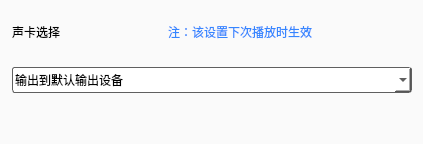
        <widget class="QWidget" name="voicepage">
         <property name="styleSheet">
          <string notr="true">background-color: rgb(250, 250, 250);</string>
         </property>
         <layout class="QVBoxLayout" name="verticalLayout_8">
          <property name="leftMargin">
           <number>12</number>
          </property>
          <item>
           <widget class="QFrame" name="frame_10">
            <property name="styleSheet">
             <string notr="true">QFrame{
	border:none;
}</string>
            </property>
            <property name="frameShape">
             <enum>QFrame::StyledPanel</enum>
            </property>
            <property name="frameShadow">
             <enum>QFrame::Raised</enum>
            </property>
            <layout class="QHBoxLayout" name="horizontalLayout_6">
             <property name="leftMargin">
              <number>0</number>
             </property>
             <property name="topMargin">
              <number>0</number>
             </property>
             <item>
              <widget class="QLabel" name="label_6">
               <property name="minimumSize">
                <size>
                 <width>0</width>
                 <height>41</height>
                </size>
               </property>
               <property name="maximumSize">
                <size>
                 <width>150</width>
                 <height>41</height>
                </size>
               </property>
               <property name="styleSheet">
                <string notr="true">font: 12pt &quot;Microsoft YaHei UI&quot;;</string>
               </property>
               <property name="text">
                <string>声卡选择</string>
               </property>
              </widget>
             </item>
             <item>
              <widget class="QLabel" name="label_20">
               <property name="styleSheet">
                <string notr="true">font: 25 12pt &quot;Microsoft YaHei UI&quot;;
color: rgb(53, 134, 255); </string>
               </property>
               <property name="text">
                <string>注：该设置下次播放时生效</string>
               </property>
              </widget>
             </item>
            </layout>
           </widget>
          </item>
          <item>
           <widget class="QComboBox" name="voiceOutputBox">
            <property name="minimumSize">
             <size>
              <width>400</width>
              <height>26</height>
             </size>
            </property>
            <property name="maximumSize">
             <size>
              <width>400</width>
              <height>16777215</height>
             </size>
            </property>
            <property name="styleSheet">
             <string notr="true">
QComboBox {
        border: 1px solid #5f5f5f;
        border-radius: 3px;
        padding: 2px;
        background-color: white;
	   font: 10pt &quot;Microsoft YaHei UI&quot;;
    }

    QComboBox:hover {
        border: 1px solid #0078d7; /* 鼠标悬停时的边框颜色 */
        background-color: #e5f0fe; /* 鼠标悬停时的背景颜色 */
    }

    QComboBox::editable {
        background-color: #f0f0f0;
    }</string>
            </property>
            <item>
             <property name="text">
              <string>输出到默认输出设备</string>
             </property>
            </item>
            <item>
             <property name="text">
              <string>主声音驱动程序</string>
             </property>
            </item>
            <item>
             <property name="text">
              <string>耳机（Realtek(R) Audio）</string>
             </property>
            </item>
            <item>
             <property name="text">
              <string>扬声器（Realtek(R) Audio）</string>
             </property>
            </item>
           </widget>
          </item>
          <item>
           <spacer name="verticalSpacer_11">
            <property name="orientation">
             <enum>Qt::Vertical</enum>
            </property>
            <property name="sizeHint" stdset="0">
             <size>
              <width>20</width>
              <height>40</height>
             </size>
            </property>
           </spacer>
          </item>
         </layout>
        </widget>
